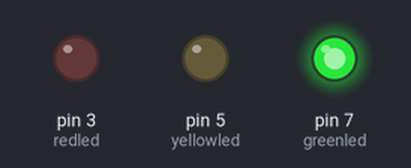
Bench run of a sketch on a simulated Arduino Uno, built with avr-gcc and run on an emulated ATmega328P. On the bench: output pins drawn as LEDs (lit = HIGH).

Above: at 0.2 s.
At 3.7 s:
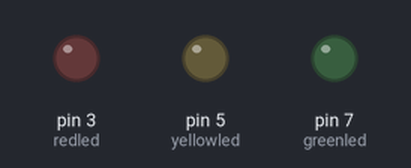
At 6.5 s:
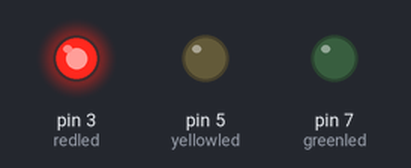
At 11.2 s:
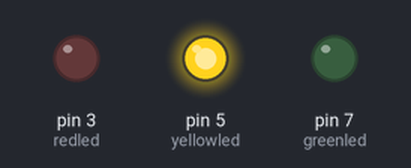
Timing chart, 0 to 11.7 s (numbered marks = the images above):
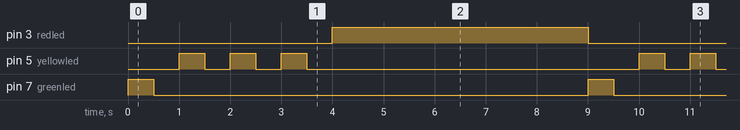

Measured:
- by itself, pin 3 (redled): alternates HIGH for 5.0 s and LOW for 4.0 s
- by itself, pin 5 (yellowled): repeats every 9.0 s: 2 × (LOW 0.50 s, HIGH 0.50 s), LOW 6.5 s, HIGH 0.50 s
- by itself, pin 7 (greenled): alternates HIGH for 0.50 s and LOW for 8.5 s

The sketch:

sketch_dec29c_Traffic_light.ino
```cpp
int redled = 3;
int yellowled = 5;
int greenled = 7;

void setup() {
  pinMode(redled, OUTPUT);
  pinMode(yellowled, OUTPUT);
  pinMode(greenled, OUTPUT);
}

void loop() {
  digitalWrite(greenled, HIGH); //turn on green LED
  delay(500);
  digitalWrite(greenled, LOW); //turn off green LED
  for (int i=0;i<3;i++)
  {
    delay(500);
    digitalWrite(yellowled, HIGH);
    delay(500);
    digitalWrite(yellowled, LOW);
  }
  {
    delay(500);
    digitalWrite(redled, HIGH);
    delay(5000);
    digitalWrite(redled, LOW);
  }
}
```
